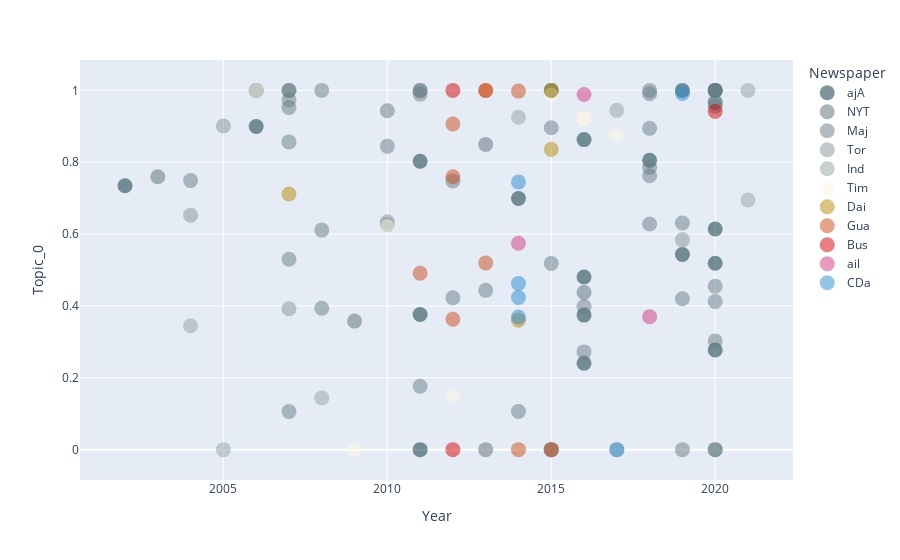

The code cell stored with this chart in its notebook:
### Markdown cell above
## Our plot

### Code cell
import plotly.express as px
df_eng2["Year"] = df_eng2["Year"].astype(int)
print(df_eng2["Newspaper"].unique())
# Define color discrete map for the newspapers' categories (hex code for colors)
color_discrete_map = {'ajA': '#002b36', 'NYT': '#586e75', 'Maj': '#657b83', 'Tor': '#839496', 'Ind': '#93a1a1', 'Tim': '#fdf6e3', 'Dai': '#b58900', 'Gua': '#cb4b16', 'Bus': '#d30102', 'ail': '#d33682', 'CDa': '#268bd2'}

@interact
# with year only
def scatter_plot(x=list(df_eng2.select_dtypes('number').columns[5:]), 
                 y=list(df_eng2.select_dtypes('number').columns[0:4])):
                #theme=list(cf.themes.THEMES.keys()), 
                 #colorscale=list(cf.colors._scales_names.keys())):

# with all integer categories in 'x' and 'y'
#def scatter_plot(x=list(df_eng2.select_dtypes('number').columns), 
#                 y=list(df_eng2.select_dtypes('number').columns),
#                 theme=list(cf.themes.THEMES.keys()), 
#                 colorscale=list(cf.colors._scales_names.keys())):
    
    
    fig=px.scatter(df_eng2, x=x, y=y, color="Newspaper", 
             opacity=0.5,
             #trendline="rolling",
             #trendline_options=dict(window=2),
             color_discrete_map=color_discrete_map)
    fig.update_traces(marker=dict(size=15))
    fig.show()

### Figure 1 — Plotly figure (JSON) as saved in the notebook; plotly's stock layout.template omitted (floating-point values rounded to 4 significant figures)
{"data": [{"hovertemplate": "Newspaper=ajA<br>Year=%{x}<br>Topic_0=%{y}<extra></extra>", "legendgroup": "ajA", "marker": {"color": "#002b36", "opacity": 0.5, "size": 15, "symbol": "circle"}, "mode": "markers", "name": "ajA", "orientation": "v", "showlegend": true, "type": "scatter", "x": [2002, 2006, 2011, 2011, 2011, 2014, 2015, 2016, 2016, 2016, 2016, 2018, 2019, 2019, 2020, 2020, 2020, 2020], "xaxis": "x", "y": [0.7344, 0.8995, 0, 0.8028, 0.3763, 0.6989, 1, 0.2403, 0.863, 0.4805, 0.3745, 0.8052, 1, 0.5432, 0.2775, 0.5188, 0.614, 1], "yaxis": "y"}, {"hovertemplate": "Newspaper=NYT<br>Year=%{x}<br>Topic_0=%{y}<extra></extra>", "legendgroup": "NYT", "marker": {"color": "#586e75", "opacity": 0.5, "size": 15, "symbol": "circle"}, "mode": "markers", "name": "NYT", "orientation": "v", "showlegend": true, "type": "scatter", "x": [2003, 2007, 2009, 2013, 2013, 2016], "xaxis": "x", "y": [0.7597, 1, 0.3577, 0.8494, 0, 0.4377], "yaxis": "y"}, {"hovertemplate": "Newspaper=Maj<br>Year=%{x}<br>Topic_0=%{y}<extra></extra>", "legendgroup": "Maj", "marker": {"color": "#657b83", "opacity": 0.5, "size": 15, "symbol": "circle"}, "mode": "markers", "name": "Maj", "orientation": "v", "showlegend": true, "type": "scatter", "x": [2004, 2006, 2006, 2007, 2007, 2007, 2007, 2007, 2007, 2008, 2008, 2008, 2010, 2010, 2010, 2011, 2011, 2011, 2011, 2012, 2012, 2013, 2014, 2015, 2015, 2015, 2015, 2016, 2016, 2018, 2018, 2018, 2018, 2018, 2018, 2019, 2019, 2019, 2020, 2020, 2020, 2020, 2020, 2020, 2020, 2020, 2020, 2020, 2020], "xaxis": "x", "y": [0.7492, 1, 0.9997, 0.9739, 0.1063, 1, 0.9521, 0.8565, 0.5301, 1, 0.611, 0.3935, 0.8443, 0.6257, 0.9433, 1, 0.9896, 0.1764, 1, 0.748, 0.4226, 0.4434, 0.1063, 0, 0.8961, 0, 0.5184, 0.3981, 0.272, 0.7623, 0.9906, 0.6279, 0.8943, 0.7854, 1, 0, 0.631, 0.4199, 0.3023, 1, 0.4124, 1, 0, 0.4548, 1, 0.966, 0.9674, 0.9562, 0], "yaxis": "y"}, {"hovertemplate": "Newspaper=Tor<br>Year=%{x}<br>Topic_0=%{y}<extra></extra>", "legendgroup": "Tor", "marker": {"color": "#839496", "opacity": 0.5, "size": 15, "symbol": "circle"}, "mode": "markers", "name": "Tor", "orientation": "v", "showlegend": true, "type": "scatter", "x": [2004, 2005, 2007, 2010, 2019], "xaxis": "x", "y": [0.6527, 0.9008, 0.392, 0.6343, 0.5839], "yaxis": "y"}, {"hovertemplate": "Newspaper=Ind<br>Year=%{x}<br>Topic_0=%{y}<extra></extra>", "legendgroup": "Ind", "marker": {"color": "#93a1a1", "opacity": 0.5, "size": 15, "symbol": "circle"}, "mode": "markers", "name": "Ind", "orientation": "v", "showlegend": true, "type": "scatter", "x": [2004, 2005, 2008, 2014, 2015, 2017, 2017, 2021, 2021], "xaxis": "x", "y": [0.3449, 0, 0.144, 0.9253, 0, 0, 0.9444, 1, 0.6947], "yaxis": "y"}, {"hovertemplate": "Newspaper=Tim<br>Year=%{x}<br>Topic_0=%{y}<extra></extra>", "legendgroup": "Tim", "marker": {"color": "#fdf6e3", "opacity": 0.5, "size": 15, "symbol": "circle"}, "mode": "markers", "name": "Tim", "orientation": "v", "showlegend": true, "type": "scatter", "x": [2006, 2009, 2010, 2012, 2015, 2016, 2016, 2017], "xaxis": "x", "y": [1, 0, 0.6214, 0.1492, 0.987, 0.9241, 0.9223, 0.8742], "yaxis": "y"}, {"hovertemplate": "Newspaper=Dai<br>Year=%{x}<br>Topic_0=%{y}<extra></extra>", "legendgroup": "Dai", "marker": {"color": "#b58900", "opacity": 0.5, "size": 15, "symbol": "circle"}, "mode": "markers", "name": "Dai", "orientation": "v", "showlegend": true, "type": "scatter", "x": [2007, 2014, 2015, 2015], "xaxis": "x", "y": [0.7114, 0.3604, 1, 0.8359], "yaxis": "y"}, {"hovertemplate": "Newspaper=Gua<br>Year=%{x}<br>Topic_0=%{y}<extra></extra>", "legendgroup": "Gua", "marker": {"color": "#cb4b16", "opacity": 0.5, "size": 15, "symbol": "circle"}, "mode": "markers", "name": "Gua", "orientation": "v", "showlegend": true, "type": "scatter", "x": [2011, 2012, 2012, 2012, 2013, 2013, 2013, 2014, 2014, 2015], "xaxis": "x", "y": [0.4908, 0.3628, 0.7597, 0.9065, 1, 0.5198, 1, 0, 0.998, 0], "yaxis": "y"}, {"hovertemplate": "Newspaper=Bus<br>Year=%{x}<br>Topic_0=%{y}<extra></extra>", "legendgroup": "Bus", "marker": {"color": "#d30102", "opacity": 0.5, "size": 15, "symbol": "circle"}, "mode": "markers", "name": "Bus", "orientation": "v", "showlegend": true, "type": "scatter", "x": [2012, 2012, 2020], "xaxis": "x", "y": [1, 0, 0.9416], "yaxis": "y"}, {"hovertemplate": "Newspaper=ail<br>Year=%{x}<br>Topic_0=%{y}<extra></extra>", "legendgroup": "ail", "marker": {"color": "#d33682", "opacity": 0.5, "size": 15, "symbol": "circle"}, "mode": "markers", "name": "ail", "orientation": "v", "showlegend": true, "type": "scatter", "x": [2014, 2016, 2018], "xaxis": "x", "y": [0.5745, 0.9885, 0.3701], "yaxis": "y"}, {"hovertemplate": "Newspaper=CDa<br>Year=%{x}<br>Topic_0=%{y}<extra></extra>", "legendgroup": "CDa", "marker": {"color": "#268bd2", "opacity": 0.5, "size": 15, "symbol": "circle"}, "mode": "markers", "name": "CDa", "orientation": "v", "showlegend": true, "type": "scatter", "x": [2014, 2014, 2014, 2014, 2017, 2019], "xaxis": "x", "y": [0.369, 0.745, 0.4236, 0.4623, 0, 0.9913], "yaxis": "y"}], "layout": {"autosize": true, "legend": {"title": {"text": "Newspaper"}, "tracegroupgap": 0}, "margin": {"t": 60}, "xaxis": {"anchor": "y", "autorange": true, "domain": [0, 1], "range": [2001.0, 2022.0], "title": {"text": "Year"}, "type": "linear"}, "yaxis": {"anchor": "x", "autorange": true, "domain": [0, 1], "range": [-0.1137, 1.114], "title": {"text": "Topic_0"}, "type": "linear"}}}
